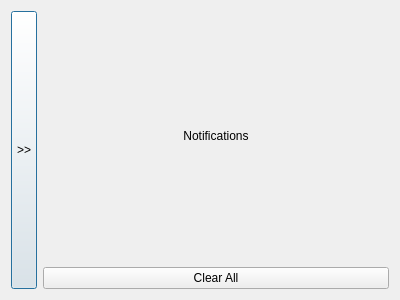
<?xml version="1.0" encoding="UTF-8"?>
<ui version="4.0">
 <class>NotiPanel</class>
 <widget class="QDialog" name="NotiPanel">
  <property name="geometry">
   <rect>
    <x>0</x>
    <y>0</y>
    <width>400</width>
    <height>300</height>
   </rect>
  </property>
  <property name="windowTitle">
   <string>Dialog</string>
  </property>
  <property name="styleSheet">
   <string notr="true"/>
  </property>
  <layout class="QHBoxLayout" name="horizontalLayout">
   <item>
    <widget class="QPushButton" name="pushButton">
     <property name="sizePolicy">
      <sizepolicy hsizetype="Fixed" vsizetype="Minimum">
       <horstretch>0</horstretch>
       <verstretch>0</verstretch>
      </sizepolicy>
     </property>
     <property name="styleSheet">
      <string notr="true">padding: 5px;</string>
     </property>
     <property name="text">
      <string>&gt;&gt;</string>
     </property>
     <property name="iconSize">
      <size>
       <width>10</width>
       <height>10</height>
      </size>
     </property>
    </widget>
   </item>
   <item>
    <layout class="QVBoxLayout" name="verticalLayout_5">
     <item>
      <widget class="QScrollArea" name="scrollArea">
       <property name="frameShape">
        <enum>QFrame::NoFrame</enum>
       </property>
       <property name="lineWidth">
        <number>1</number>
       </property>
       <property name="widgetResizable">
        <bool>true</bool>
       </property>
       <widget class="QWidget" name="scrollAreaWidgetContents">
        <property name="geometry">
         <rect>
          <x>0</x>
          <y>0</y>
          <width>346</width>
          <height>251</height>
         </rect>
        </property>
        <layout class="QVBoxLayout" name="verticalLayout_2">
         <item>
          <layout class="QVBoxLayout" name="verticalLayout">
           <property name="spacing">
            <number>0</number>
           </property>
           <item>
            <widget class="QLabel" name="label">
             <property name="sizePolicy">
              <sizepolicy hsizetype="Preferred" vsizetype="Fixed">
               <horstretch>0</horstretch>
               <verstretch>0</verstretch>
              </sizepolicy>
             </property>
             <property name="text">
              <string>Notifications</string>
             </property>
             <property name="alignment">
              <set>Qt::AlignHCenter|Qt::AlignTop</set>
             </property>
            </widget>
           </item>
          </layout>
         </item>
        </layout>
       </widget>
      </widget>
     </item>
     <item>
      <widget class="QPushButton" name="pushButton_2">
       <property name="text">
        <string>Clear All</string>
       </property>
      </widget>
     </item>
    </layout>
   </item>
  </layout>
 </widget>
 <resources/>
 <connections>
  <connection>
   <sender>pushButton</sender>
   <signal>clicked()</signal>
   <receiver>NotiPanel</receiver>
   <slot>hide()</slot>
   <hints>
    <hint type="sourcelabel">
     <x>43</x>
     <y>63</y>
    </hint>
    <hint type="destinationlabel">
     <x>83</x>
     <y>297</y>
    </hint>
   </hints>
  </connection>
 </connections>
</ui>
